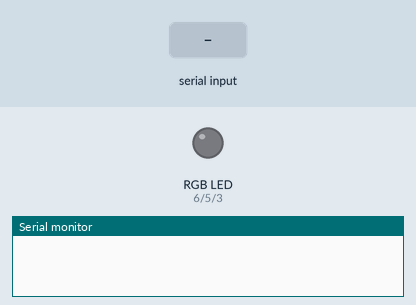
A sketch run on a simulated Arduino Uno, built with avr-gcc and run on an emulated ATmega328P. Parts: an RGB LED mixed from three pins (HIGH = lit), the last lines printed to the serial monitor. Inputs (shaded band) come from the test bench. Dim RGB values are drawn brighter than linear.

Above: at 1.2 s.
1.3 s: "90,45,200\n" received over Serial
At 2.5 s:
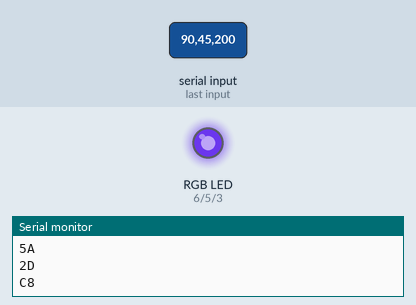
2.8 s: "30,150,10\n" received over Serial
At 3.7 s:
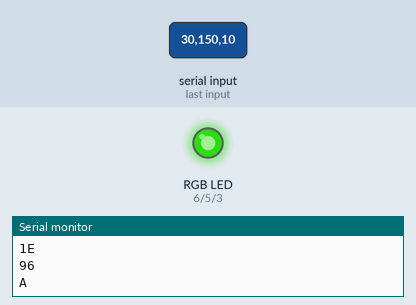
4.3 s: "1,90,45\n" received over Serial
At 4.7 s:
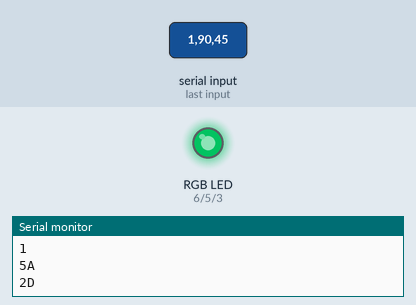
Timing chart, 0 to 7.3 s (numbered marks = the images above; inputs shaded):
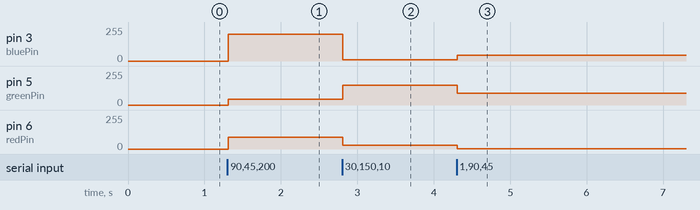

Measured:
- after the input at 1.3 s, pin 3 (bluePin): 0/255 → 200/255 at once; pin 5 (greenPin): 0/255 → 45/255 at once; pin 6 (redPin): 0/255 → 90/255 at once
- after the input at 2.8 s, pin 3 (bluePin): 200/255 → 10/255 at once; pin 5 (greenPin): 45/255 → 150/255 at once; pin 6 (redPin): 90/255 → 30/255 at once
- after the input at 4.3 s, pin 3 (bluePin): 10/255 → 45/255 at once; pin 5 (greenPin): 150/255 → 90/255 at once; pin 6 (redPin): 30/255 → 1/255 at once

The sketch:

ReadASCIIString.ino
```cpp
/*
 * Read ASCII String：将串行口读取的数据解析出来给 RGB LED 进行调光
 * 使用的是共阴极 RGB LED，共阴极接 GND
 */

 // 定义 LED 引脚
 const int redPin = 6;
 const int greenPin = 5;
 const int bluePin = 3;

 void setup() {
  // 设置串口通信的波特率
  Serial.begin(9600);

  // 将 LED 的三个引脚设置为输出模式
  pinMode(redPin, OUTPUT);
  pinMode(greenPin, OUTPUT);
  pinMode(bluePin, OUTPUT);
  }

void loop() {

  while (Serial.available() > 0){  // 判断串口是否有数据

    // 声明一些用于存储串行信息的局部变量，用于表示 LED 的亮度。
    int red = Serial.parseInt();
    int green = Serial.parseInt();
    int blue = Serial.parseInt();

    // 检查读入的数据是否有换行符，有换行符表示读取完毕
    if (Serial.read() == '\n'){

      // 将 RGB 的值约束到 0-255 之间约束并且进行数学运算
      // 如果是共阳极写成：color = color - constrain(color, 0, 255)
      red = constrain(red, 0, 255);
      green = constrain(green, 0, 255);
      blue = constrain(blue, 0, 255);

      // 改变 LED 的颜色
      analogWrite(redPin, red);
      analogWrite(greenPin, green);
      analogWrite(bluePin, blue);

      // 将每个 LED 的值转换成十六进制的值发送回串行监视器
      Serial.println(red, HEX);
      Serial.println(green, HEX);
      Serial.println(blue, HEX);
      }
    }
}
```
